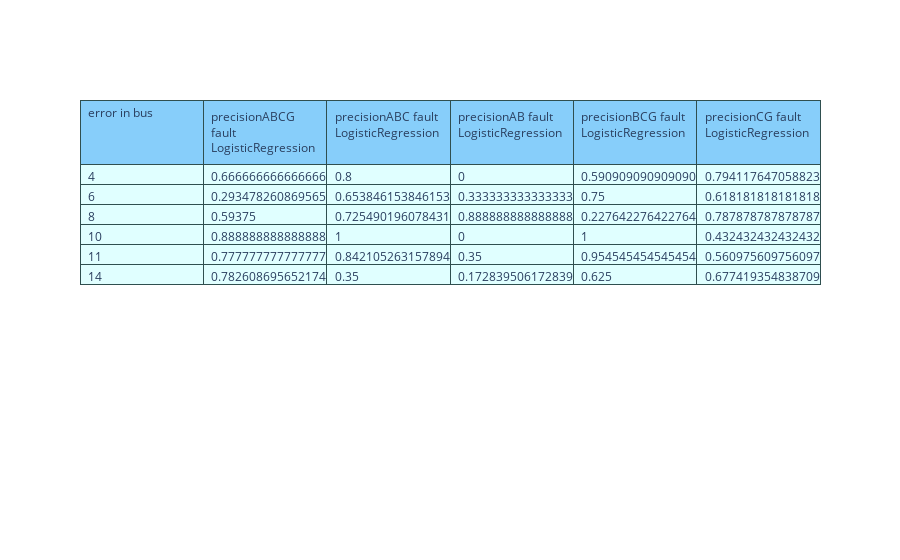

Notebook cell for this chart:
### Code cell
# Importar las librerías necesarias
import matplotlib.pyplot as plt
import seaborn as sns
from sklearn.linear_model import LogisticRegression
from sklearn.metrics import accuracy_score, confusion_matrix
from sklearn.preprocessing import StandardScaler
import plotly.graph_objects as go
import plotly.io as pio


errores=["ABCG", "ABC", "AB", "BCG", "CG"]

precision_scores = {"error in bus":index_bus}
recall_scores = {}

# Crear el modelo de regresión logística con las opciones adecuadas
Nmodels = [0, 1, 2, 3, 4]

for i in Nmodels:
    globals()[f"clf{i}"] = LogisticRegression(random_state=i, max_iter=1000, solver='lbfgs')

# Escalar los datos antes de entrenar el modelo
scaler = StandardScaler()
for i in Nmodels:
    X_train_scaled = scaler.fit_transform(globals()[f"X_train{i}"])
    globals()[f"clf{i}"].fit(X_train_scaled, globals()[f"y_train{i}"])

# Realizar predicciones sobre el conjunto de prueba y evaluar la precisión del modelo
fig, axs = plt.subplots(ncols=5, figsize=(20, 5))

for i in Nmodels:
    X_test_scaled = scaler.transform(globals()[f"X_test{i}"])
    globals()[f"y_pred{i}"] = globals()[f"clf{i}"].predict(X_test_scaled)
    globals()[f"logreg_acc{i}"] = accuracy_score(globals()[f"y_test{i}"], globals()[f"y_pred{i}"])
    
    # Calcular precisión y recall para cada clase (etiqueta)
    precision_per_class = precision_score(globals()[f"y_test{i}"], globals()[f"y_pred{i}"], average=None)
    recall_per_class = recall_score(globals()[f"y_test{i}"], globals()[f"y_pred{i}"], average=None)

    # Guardar los valores en el diccionario
    precision_scores[f"precision{index_error[i]} fault LogisticRegression"] = precision_per_class
    recall_scores[f"recall_logreg{i}"] = recall_per_class
    
    globals()[f"conf_matrix_logreg{i}"] = confusion_matrix(globals()[f"y_test{i}"], globals()[f"y_pred{i}"])
    print(f"logisticRegression: {globals()[f'logreg_acc{i}']}")
    print(f'Precision per class: {precision_per_class}')
    print(f'Recall per class: {recall_per_class}')
    axs[i].set_title(index_error[i])
    sns.heatmap(globals()[f"conf_matrix_logreg{i}"], annot=True, cmap='Blues', fmt='g', ax=axs[i], xticklabels=index_bus, yticklabels=index_bus)

fig = go.Figure(data=[go.Table(
    header=dict(values=list(precision_scores.keys()),
                line_color='darkslategray',
                fill_color='lightskyblue',
                align='left'),
    cells=dict(values=list(precision_scores.values()),
               line_color='darkslategray',
               fill_color='lightcyan',
               align='left'))
])
    
plt.savefig('gráfica_de_LR_confusion.PDF')
plt.show()
fig.show()

### Figure 1 — Plotly figure (JSON) as saved in the notebook; plotly's stock layout.template omitted (floating-point values rounded to 4 significant figures)
{"data": [{"cells": {"align": "left", "fill": {"color": "lightcyan"}, "line": {"color": "darkslategray"}, "values": [[4, 6, 8, 10, 11, 14], [0.6667, 0.2935, 0.5938, 0.8889, 0.7778, 0.7826], [0.8, 0.6538, 0.7255, 1, 0.8421, 0.35], [0, 0.3333, 0.8889, 0, 0.35, 0.1728], [0.5909, 0.75, 0.2276, 1, 0.9545, 0.625], [0.7941, 0.6182, 0.7879, 0.4324, 0.561, 0.6774]]}, "header": {"align": "left", "fill": {"color": "lightskyblue"}, "line": {"color": "darkslategray"}, "values": ["error in bus", "precisionABCG fault LogisticRegression", "precisionABC fault LogisticRegression", "precisionAB fault LogisticRegression", "precisionBCG fault LogisticRegression", "precisionCG fault LogisticRegression"]}, "type": "table"}], "layout": {}}
